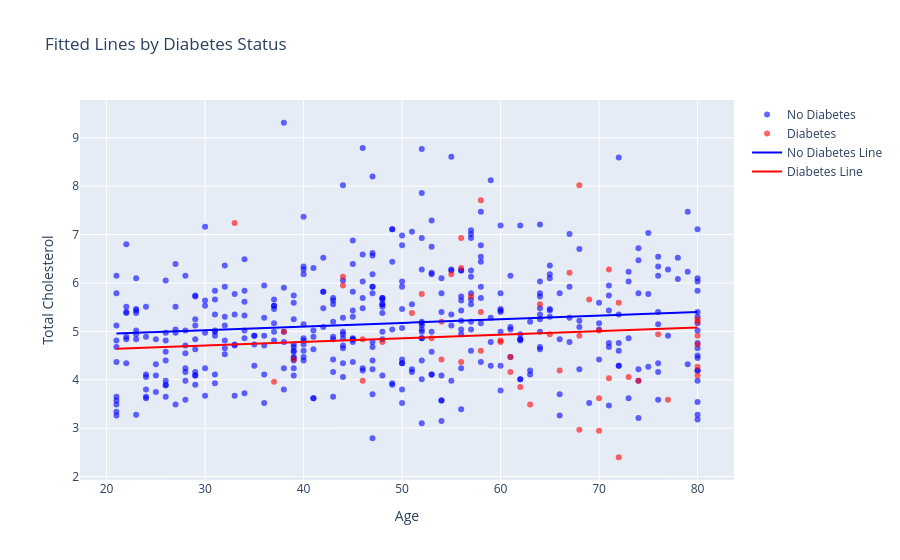

This figure's notebook cell:
### Code cell
fig = go.Figure()

# Add scatter points
fig.add_trace(go.Scatter(x=df[df["Diabetes"]==0]["Age"], y=df[df["Diabetes"]==0]["TotChol"], 
                         mode='markers', name='No Diabetes', marker=dict(color='blue', opacity=0.6)))
fig.add_trace(go.Scatter(x=df[df["Diabetes"]==1]["Age"], y=df[df["Diabetes"]==1]["TotChol"], 
                         mode='markers', name='Diabetes', marker=dict(color='red', opacity=0.6)))

# Add fitted lines
age_range = np.linspace(df["Age"].min(), df["Age"].max(), 200)

# No diabetes line
X_no_diabetes = np.column_stack((np.ones(len(age_range)), age_range, np.zeros(len(age_range))))
y_no_diabetes = model.predict(X_no_diabetes)
fig.add_trace(go.Scatter(x=age_range, y=y_no_diabetes, mode="lines", line=dict(color="blue"), name="No Diabetes Line"))

# Diabetes line  
X_diabetes = np.column_stack((np.ones(len(age_range)), age_range, np.ones(len(age_range))))
y_diabetes = model.predict(X_diabetes)
fig.add_trace(go.Scatter(x=age_range, y=y_diabetes, mode="lines", line=dict(color="red"), name="Diabetes Line"))

fig.update_layout(xaxis_title="Age", yaxis_title="Total Cholesterol", title="Fitted Lines by Diabetes Status")
fig.show()

### Figure 1 — Plotly figure (JSON) as saved in the notebook; plotly's stock layout.template omitted (floating-point values rounded to 4 significant figures; data arrays with more than 128 entries replaced by an {"elided": "..."} marker saying what was removed)
{"data": [{"marker": {"color": "blue", "opacity": 0.6}, "mode": "markers", "name": "No Diabetes", "type": "scatter", "x": {"elided": "420 int values"}, "y": {"elided": "420 float values"}}, {"marker": {"color": "red", "opacity": 0.6}, "mode": "markers", "name": "Diabetes", "type": "scatter", "x": [70, 46, 46, 80, 51, 54, 70, 61, 44, 60, 56, 77, 67, 72, 53, 71, 80, 61, 76, 72, 48, 52, 62, 74, 60, 70, 38, 55, 64, 71, 65, 56, 56, 68, 80, 80, 44, 68, 39, 54, 80, 58, 69, 68, 63, 80, 33, 73, 66, 57, 58, 58, 37], "y": [2.95, 3.98, 4.84, 5.2, 5.38, 4.42, 3.62, 4.16, 5.95, 4.78, 6.31, 3.59, 6.21, 2.4, 4.86, 4.03, 4.91, 4.47, 4.94, 5.59, 4.78, 5.77, 3.85, 3.98, 4.81, 5.02, 4.99, 6.18, 5.56, 6.28, 4.94, 6.93, 4.37, 8.02, 4.09, 4.73, 6.13, 4.91, 4.42, 5.2, 4.27, 4.6, 5.66, 2.97, 3.49, 5.25, 7.24, 4.06, 4.19, 5.72, 7.71, 5.4, 3.96]}, {"line": {"color": "blue"}, "mode": "lines", "name": "No Diabetes Line", "type": "scatter", "x": {"elided": "200 float values"}, "y": {"elided": "200 float values"}}, {"line": {"color": "red"}, "mode": "lines", "name": "Diabetes Line", "type": "scatter", "x": {"elided": "200 float values"}, "y": {"elided": "200 float values"}}], "layout": {"title": {"text": "Fitted Lines by Diabetes Status"}, "xaxis": {"title": {"text": "Age"}}, "yaxis": {"title": {"text": "Total Cholesterol"}}}}
